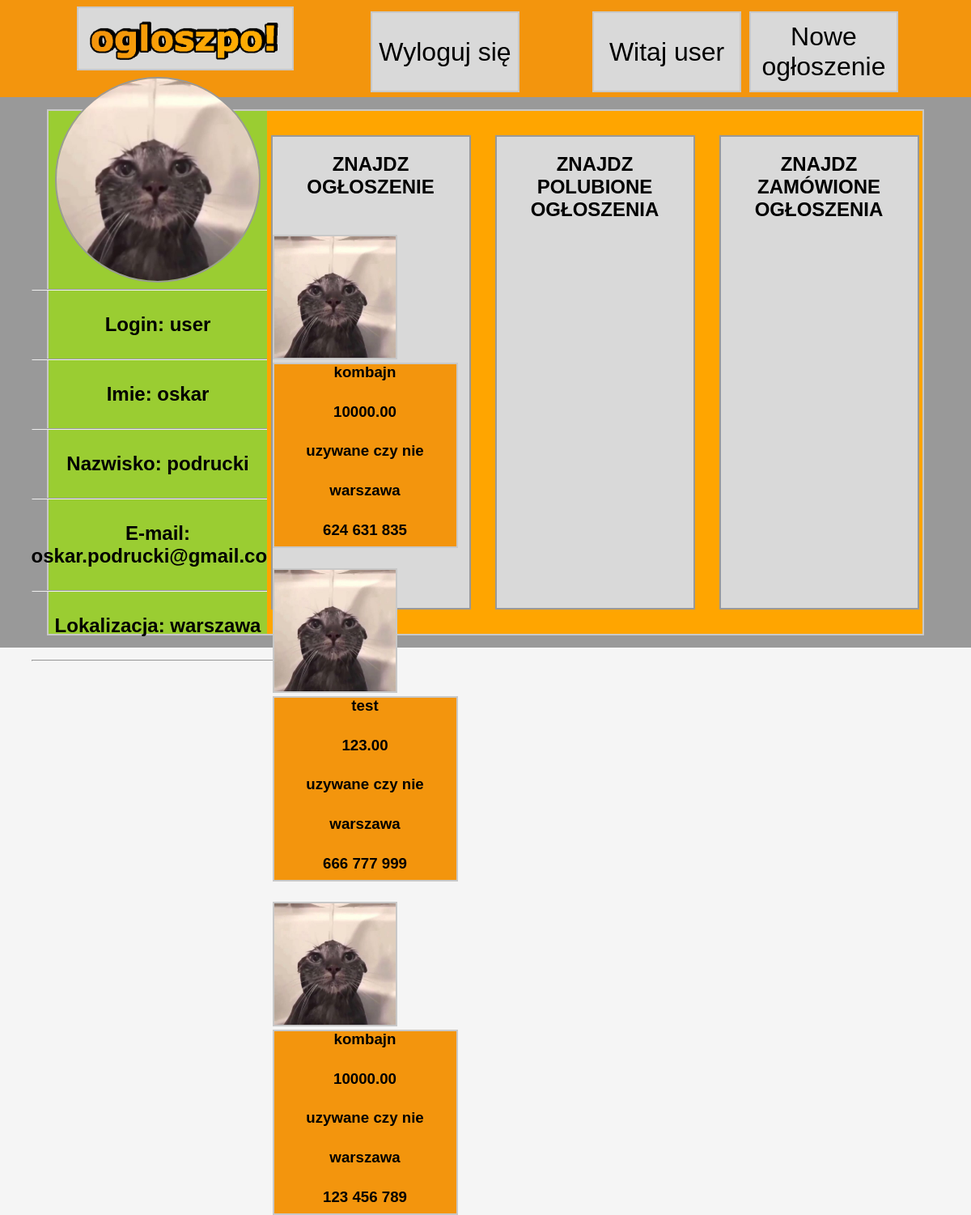
/src/peoplepages/user.php (signed in), run on the app's committed database.
### tables this page shows
CREATE TABLE `uzytkownicy` (
  `id` int(11) NOT NULL,
  `uprawnienia` int(11) NOT NULL,
  `login` varchar(50) NOT NULL,
  `haslo` varchar(255) NOT NULL,
  `email` varchar(100) NOT NULL,
  `lokalizacja` text NOT NULL,
  `imie` varchar(50) DEFAULT NULL,
  `nazwisko` varchar(50) DEFAULT NULL,
  `data_rejestracji` timestamp NOT NULL DEFAULT current_timestamp()
);

CREATE TABLE `ogloszenia` (
  `id` int(11) NOT NULL,
  `użytkownikId` int(11) DEFAULT NULL,
  `zdjecie_url` varchar(255) DEFAULT NULL,
  `tytul` varchar(255) NOT NULL,
  `opis` text NOT NULL,
  `kategoria` int(11) NOT NULL,
  `cena` decimal(10,2) DEFAULT NULL,
  `uzywane` text NOT NULL,
  `lokalizacja` varchar(100) DEFAULT NULL,
  `kontakt_telefoniczny` varchar(20) DEFAULT NULL,
  `data_dodania` timestamp NOT NULL DEFAULT current_timestamp()
);

### src/peoplepages/user.php (the view, shortened to what this page needs)
<!DOCTYPE html>
<html lang="pl">
<head>
    <link rel="stylesheet" href="../css/user.css">
</head>
<body>
    <?php
    include "../components/headerPeoplePages.php";
    ?>
    <div id="content">
        <div id="peoplepage">
            <div id="profile">
                <img id="profileImg" src="../../img/pagelook/addedcategory.jpg" alt="awatar">
                <div id="info">
                    <?php
                    $conn = mysqli_connect('localhost', 'root', '', 'ogloszpol');
                    $sql = "SELECT `id`, `uprawnienia`, `login`, `haslo`, `email`, `lokalizacja`, `imie`, `nazwisko`, `data_rejestracji` FROM `uzytkownicy` WHERE `login` = '$_SESSION[login]'";
                    $results = mysqli_query($conn, $sql);
                    if (mysqli_num_rows($results) > 0) {
                        while ($row = mysqli_fetch_assoc($results)) {
                            echo "<hr>";
                            echo "<h2>Login: $row[login]</h2>";
                            echo "<hr>";
                            echo "<h2>Imie: $row[imie]</h2>";
                            echo "<hr>";
                            echo "<h2>Nazwisko: $row[nazwisko]</h2>";
                            echo "<hr>";
                            echo "<h2>E-mail: $row[email]</h2>";
                            echo "<hr>";
                            echo "<h2>Lokalizacja: $row[lokalizacja]</h2>";
                            echo "<hr>";
                        }
                    }
                    ?>
                </div>
            </div>
            <div id="operations">
                <div id="findAnnouncement">
                    <h2>ZNAJDZ OGŁOSZENIE</h2>
                    <?php
                    $conn = mysqli_connect('localhost', 'root', '', 'ogloszpol');
                    $sqluserID = "SELECT `id` FROM `uzytkownicy` WHERE `login` = '$_SESSION[login]'";
                    $results = mysqli_query($conn, $sqluserID);
                    if (mysqli_num_rows($results) > 0) {
                        while ($row = mysqli_fetch_assoc($results)) {
                            $userID = $row['id'];
                        }
                    }
                    $sql = "SELECT * FROM `ogloszenia` WHERE `użytkownikId` =$userID";
                    $results = mysqli_query($conn, $sql);
                    if (mysqli_num_rows($results) > 0) {
                        while ($row = mysqli_fetch_assoc($results)) {
                            echo "<form class='form' action='announcement.php' method='POST'>";
                            echo "<div class='searched'>";
                            echo "<div>";
                            echo "<img class='categoryImg' src='../../img/pagelook/addedcategory.jpg' alt='addedCategoryImg'>";
                            echo "</div>";
                            echo "<div class='info'>";
                            echo "<h3 class='categoryTitle' id='siema1'>$row[tytul]</h3>";
                            echo "<h3 class='categoryTitle' id='siema1'>$row[cena]</h3>";
                            echo "<h3 class='categoryTitle' id='siema1'>uzywane czy nie</h3>";
                            echo "<h3 class='categoryTitle' id='siema1'>$row[lokalizacja]</h3>";
                            echo "<h3 class='categoryTitle' id='siema1'>$row[kontakt_telefoniczny]</h3>";
                            echo "</div>";
                            echo "</div>";
                            echo "</form>";
                        }
                    }
                    ?>
                </div>
                <div id="findFollowedAnnouncements">
                    <h2>ZNAJDZ POLUBIONE OGŁOSZENIA</h2>
                </div>
                <div id="reportedUsers">
                    <h2>ZNAJDZ ZAMÓWIONE OGŁOSZENIA</h2>
                </div>
            </div>
        </div>
    </div>
</body>
</html>

### src/components/headerPeoplePages.php (shortened to what this page needs)
<link rel="stylesheet" href="../css/header.css">
<div id="header">
    <a href='../mainpages/index.php'>
        <div>
            <img id="Logo" src='../../img/pagelook/ogloszpo!.png' alt='logo'>
        </div>
    </a>
    <div id="newAnnouncement">
        <a id="link" href="../../src/mainpages/newAnnouncement.php"><button id="headerButton">Nowe ogłoszenie</button></a>
    </div>
    <?php
    if (empty($_SESSION['zalogowano']) && empty($_SESSION['login']) && empty($_SESSION['upr'])) {
        echo "<div id='auth'>";
        echo "<a id='link' href='../../src/authpages/choose.php'><button id='headerButton'>Twoje konto</button></a>";
        echo "</div>";
    } else {
        switch ($_SESSION['upr']) {
            case 3:
                $url = "../../src/peoplepages/user.php";
                break;
        }
        echo "<div id='auth'>";
        echo "<a id='link' href=$url><button id='headerButton'>Witaj $_SESSION[login]</button></a>";
        echo "</div>";
    }
    ?>
    <?php
    if (!empty($_SESSION['zalogowano']) && !empty($_SESSION['login']) && !empty($_SESSION['upr'])) {
        echo "<div id='logout'>";
        echo "<a id='link' href='../../src/authpages/logout.php'><button id='headerButton'>Wyloguj się</button></a>";
        echo "</div>";
    }
    ?>
</div>

### src/css/user.css (style rules this page uses)
body { background-color: whitesmoke; font-family: Arial, Helvetica, sans-serif; margin: 0; padding: 0; overflow: hidden; }
#content { height: 85vh; background-color: #999; display: flex; flex-direction: column; justify-content: center; align-items: center; gap: 15px; }
#peoplepage { width: 90%; height: 95%; background-color: #d9d9d9; border: 2px solid #c8c8c8; display: flex; justify-content: center; align-items: center; }
.info { width: 225px; height: 225px; background-color: #f3950d; border: 2px solid #c8c8c8; display: flex; flex-direction: column; justify-content: center; align-items: center; }
.categoryImg { margin-top: 25px; width: 150px; height: 150px; border: 2px solid #c8c8c8; clear: both; }
.categoryTitle { margin-top: 8px; text-align: center; }
#link { width: 100%; height: 100%; }
#profileImg { width: 250px; height: 250px; border: 2px solid #999; border-radius: 100%; }
#profile { width: 25%; height: 100%; background-color: yellowgreen; display: flex; flex-direction: column; justify-content: center; align-items: center; }
#info { display: flex; flex-direction: column; float: left; }
button { width: 100%; height: 30px; background-color: #d9d9d9; font-size: 120%; }
#operations { width: 77%; height: 100%; background-color: orange; display: flex; flex-direction: row; justify-content: center; align-items: center; gap: 30px; }
#findAnnouncement, #findFollowedAnnouncements, #reportedUsers { width: 30%; height: 90%; background-color: #d9d9d9; border: 2px solid #999; }
hr { width: 100%; }
h2 { text-align: center; }

### src/css/header.css (style rules this page uses)
#header { display: block; height: 15vh; background-color: #f3950d; }
#Logo { margin-left: 95px; margin-top: 8px; display: flex; justify-content: space-between; align-items: center; width: 22%; height: 88%; float: left; background-color: #d9d9d9; border: 2px #c8c8c8 solid; }
#headerButton { width: 100%; height: 100%; background-color: #d9d9d9; font-size: 200%; border: none; }
#auth, #newAnnouncement, #logout { margin-right: 90px; margin-top: 14px; display: flex; justify-content: center; align-items: center; width: 15%; height: 80%; float: right; background-color: #d9d9d9; border: 2px #c8c8c8 solid; }
#auth { margin-right: 10px; }

### data on the page
uzytkownicy: login "user", imie "oskar", nazwisko "podrucki", email "oskar.podrucki@gmail.com", lokalizacja "warszawa"
ogloszenia: tytul "kombajn", cena "10000.00", lokalizacja "warszawa", kontakt_telefoniczny "624 631 835"
ogloszenia: tytul "test", cena "123.00", lokalizacja "warszawa", kontakt_telefoniczny "666 777 999"
ogloszenia: tytul "kombajn", cena "10000.00", lokalizacja "warszawa", kontakt_telefoniczny "123 456 789"

### other printed values
$_SESSION[login] "user"
